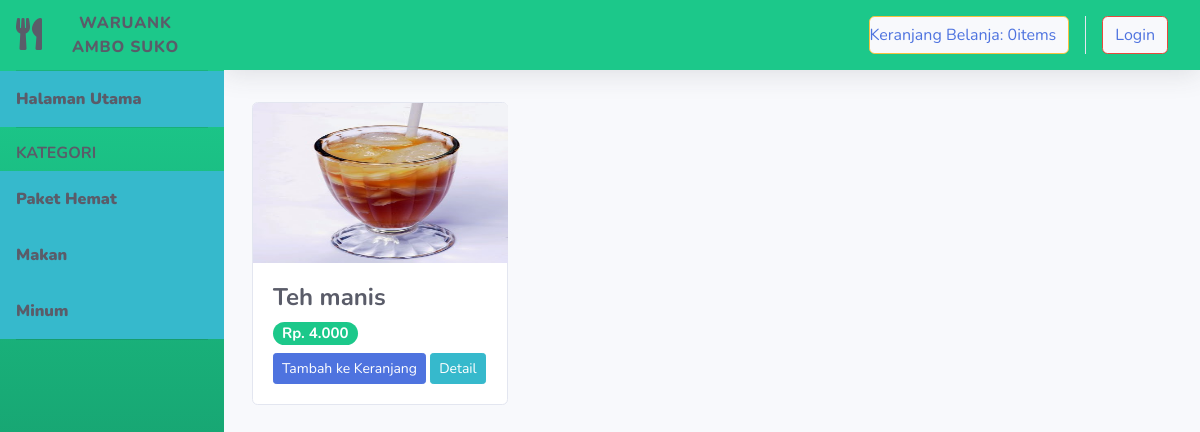
Page /index.php/kategori/minum on the committed database.
### tables this page shows
CREATE TABLE `tb_menu` (
  `id_menu` int(11) NOT NULL,
  `nama_menu` varchar(120) NOT NULL,
  `keterangan` varchar(120) NOT NULL,
  `kategori` varchar(60) NOT NULL,
  `harga` int(11) NOT NULL,
  `status` varchar(60) NOT NULL,
  `gambar` text NOT NULL
);

### application/controllers/kategori.php (called while the page is built, shortened)
<?php
class Kategori extends CI_Controller{
	public function minum(){
		$data['minum'] = $this->model_kategori->data_minum()->result();
		$this->load->view('templates/css');
		$this->load->view('templates/sidebar');
		$this->load->view('minum', $data);
		$this->load->view('templates/javascript');
	}
}

### index.php (called while the page is built, shortened)
<?php
require_once BASEPATH.'core/CodeIgniter.php';

### application/models/model_kategori.php (called while the page is built, shortened)
<?php
class Model_kategori extends CI_model{
	public function data_minum(){
		return $this->db->get_where("tb_menu", array('kategori' => 'minum'));
	}
}

### application/views/minum.php (the view)
<div class="container-fluid">
  <div class="row">
    <?php foreach ($minum as $mn) : ?>
      <div class="card ml-3 mt-2"  style="width: 16rem;">
        <img src="<?php echo base_url().'/uploads/'.$mn->gambar ?>" class="card-img-top" style="width: 255px; height: 160px" alt="...">
        <div class="card-body">
          <h4><strong class="card-title text-dark"><?php echo $mn->nama_menu ?></strong></h4>
          <h5><span class="badge badge-pill badge-success">Rp.
            <?php echo number_format($mn->harga, 0,',','.') ?></span></h5>
          <?php
          if ($mn->status == "0") {
            echo "<span class='btn btn-sm btn-danger' disable>Sudah Habis</span>";
          }else{
          echo anchor('dashboard/tambah_ke_keranjang/'.$mn->id_menu, '<div class="btn btn-sm btn-primary">Tambah ke Keranjang</div>');
      }
      ?>
          <?php echo anchor('dashboard/detail/'.$mn->id_menu, '<div class="btn btn-sm btn-info ">Detail</div>') ?>
        </div>
      </div>
    <?php endforeach; ?>
  </div>
</div>

### rows in the picture
tb_menu: gambar (picture), nama_menu "Teh manis", harga "4.000", id_menu "Tambah ke Keranjang", id_menu "Detail"

### other values in the picture
anchor('dashboard/detail_keranjang', $keranjang ) "Keranjang Belanja: 0items"
anchor('auth/login', 'Login') "Login"
